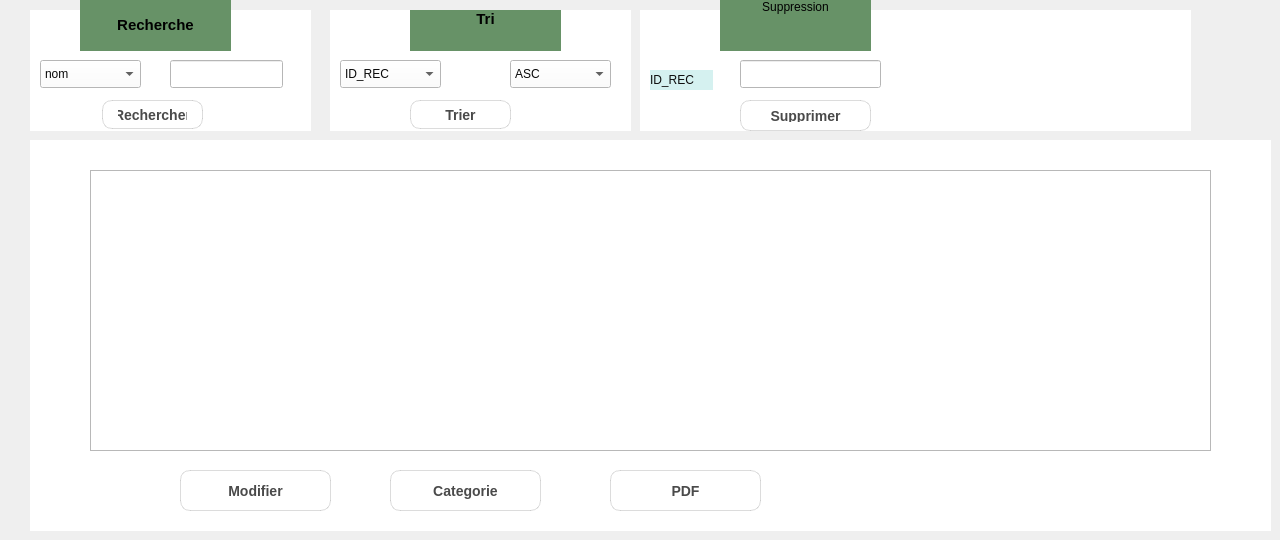
        <widget class="QWidget" name="tab_6">
         <attribute name="title">
          <string>Liste des réclamations</string>
         </attribute>
         <widget class="QLabel" name="label_19">
          <property name="geometry">
           <rect>
            <x>30</x>
            <y>140</y>
            <width>1241</width>
            <height>391</height>
           </rect>
          </property>
          <property name="styleSheet">
           <string notr="true">background-color: rgb(255, 255, 255);</string>
          </property>
          <property name="text">
           <string/>
          </property>
         </widget>
         <widget class="QTableView" name="tableView_3">
          <property name="geometry">
           <rect>
            <x>90</x>
            <y>170</y>
            <width>1121</width>
            <height>281</height>
           </rect>
          </property>
         </widget>
         <widget class="QPushButton" name="pushButton_6">
          <property name="geometry">
           <rect>
            <x>180</x>
            <y>470</y>
            <width>151</width>
            <height>41</height>
           </rect>
          </property>
          <property name="styleSheet">
           <string notr="true">QPushButton {
    background: qlineargradient(spread:pad, x1:0, y1:0, x2:1, y2:1,
                                stop:0 rgba(193, 179, 255, 200), 
                                stop:1 rgba(255, 228, 196, 200));
    color: #4A4A4A;
    border-radius: 10px;
    border: 1px solid rgba(74, 74, 74, 50);
    padding: 8px 15px;
    font-size: 14px;
    font-weight: bold;
}

QPushButton:hover {
    background: qlineargradient(spread:pad, x1:0, y1:0, x2:1, y2:1,
                                stop:0 rgba(170, 153, 255, 200), 
                                stop:1 rgba(255, 204, 153, 200));
    color: black;
}

QPushButton:pressed {
    background: rgba(193, 179, 255, 180);
}
</string>
          </property>
          <property name="text">
           <string>Modifier</string>
          </property>
         </widget>
         <widget class="QPushButton" name="pb_generate_pdf">
          <property name="geometry">
           <rect>
            <x>610</x>
            <y>470</y>
            <width>151</width>
            <height>41</height>
           </rect>
          </property>
          <property name="styleSheet">
           <string notr="true">QPushButton {
    background: qlineargradient(spread:pad, x1:0, y1:0, x2:1, y2:1,
                                stop:0 rgba(193, 179, 255, 200), 
                                stop:1 rgba(255, 228, 196, 200));
    color: #4A4A4A;
    border-radius: 10px;
    border: 1px solid rgba(74, 74, 74, 50);
    padding: 8px 15px;
    font-size: 14px;
    font-weight: bold;
}

QPushButton:hover {
    background: qlineargradient(spread:pad, x1:0, y1:0, x2:1, y2:1,
                                stop:0 rgba(170, 153, 255, 200), 
                                stop:1 rgba(255, 204, 153, 200));
    color: black;
}

QPushButton:pressed {
    background: rgba(193, 179, 255, 180);
}
</string>
          </property>
          <property name="text">
           <string>PDF</string>
          </property>
         </widget>
         <widget class="QLabel" name="label_7">
          <property name="geometry">
           <rect>
            <x>30</x>
            <y>10</y>
            <width>281</width>
            <height>121</height>
           </rect>
          </property>
          <property name="styleSheet">
           <string notr="true">background-color: rgb(255, 255, 255);</string>
          </property>
          <property name="text">
           <string/>
          </property>
         </widget>
         <widget class="QLabel" name="label_10">
          <property name="geometry">
           <rect>
            <x>330</x>
            <y>10</y>
            <width>301</width>
            <height>121</height>
           </rect>
          </property>
          <property name="styleSheet">
           <string notr="true">background-color: rgb(255, 255, 255);</string>
          </property>
          <property name="text">
           <string/>
          </property>
         </widget>
         <widget class="QLabel" name="label_13">
          <property name="geometry">
           <rect>
            <x>640</x>
            <y>10</y>
            <width>551</width>
            <height>121</height>
           </rect>
          </property>
          <property name="styleSheet">
           <string notr="true">background-color: rgb(255, 255, 255);</string>
          </property>
          <property name="text">
           <string/>
          </property>
         </widget>
         <widget class="QLabel" name="label_20">
          <property name="geometry">
           <rect>
            <x>80</x>
            <y>0</y>
            <width>151</width>
            <height>51</height>
           </rect>
          </property>
          <property name="styleSheet">
           <string notr="true">background-color: #679267;</string>
          </property>
          <property name="text">
           <string>&lt;html&gt;&lt;head/&gt;&lt;body&gt;&lt;p align=&quot;center&quot;&gt;&lt;span style=&quot; font-size:11pt; font-weight:700;&quot;&gt;Recherche&lt;/span&gt;&lt;/p&gt;&lt;/body&gt;&lt;/html&gt;</string>
          </property>
         </widget>
         <widget class="QLabel" name="label_21">
          <property name="geometry">
           <rect>
            <x>410</x>
            <y>10</y>
            <width>151</width>
            <height>41</height>
           </rect>
          </property>
          <property name="styleSheet">
           <string notr="true">background-color: #679267;</string>
          </property>
          <property name="text">
           <string>&lt;html&gt;&lt;head/&gt;&lt;body&gt;&lt;p align=&quot;center&quot;&gt;&lt;span style=&quot; font-size:11pt; font-weight:700;&quot;&gt;Tri&lt;/span&gt;&lt;/p&gt;&lt;p align=&quot;center&quot;&gt;&lt;br/&gt;&lt;/p&gt;&lt;/body&gt;&lt;/html&gt;</string>
          </property>
         </widget>
         <widget class="QLabel" name="label_25">
          <property name="geometry">
           <rect>
            <x>720</x>
            <y>0</y>
            <width>151</width>
            <height>51</height>
           </rect>
          </property>
          <property name="styleSheet">
           <string notr="true">background-color: #679267;</string>
          </property>
          <property name="text">
           <string>&lt;html&gt;&lt;head/&gt;&lt;body&gt;&lt;p align=&quot;center&quot;&gt;Suppression&lt;/p&gt;&lt;p align=&quot;center&quot;&gt;&lt;br/&gt;&lt;/p&gt;&lt;/body&gt;&lt;/html&gt;</string>
          </property>
         </widget>
         <widget class="QLabel" name="label_27">
          <property name="geometry">
           <rect>
            <x>650</x>
            <y>70</y>
            <width>63</width>
            <height>20</height>
           </rect>
          </property>
          <property name="styleSheet">
           <string notr="true">background-color: rgb(213, 241, 240);
color: rgb(13, 13, 13);
</string>
          </property>
          <property name="text">
           <string>ID_REC</string>
          </property>
         </widget>
         <widget class="QLineEdit" name="lineEditsup">
          <property name="geometry">
           <rect>
            <x>740</x>
            <y>60</y>
            <width>141</width>
            <height>28</height>
           </rect>
          </property>
          <property name="styleSheet">
           <string notr="true">background-color: rgb(255, 255, 255);
color: rgb(12, 12, 12);</string>
          </property>
         </widget>
         <widget class="QPushButton" name="pb_supprimer">
          <property name="geometry">
           <rect>
            <x>740</x>
            <y>100</y>
            <width>131</width>
            <height>31</height>
           </rect>
          </property>
          <property name="styleSheet">
           <string notr="true">QPushButton {
    background: qlineargradient(spread:pad, x1:0, y1:0, x2:1, y2:1,
                                stop:0 rgba(193, 179, 255, 200), 
                                stop:1 rgba(255, 228, 196, 200));
    color: #4A4A4A;
    border-radius: 10px;
    border: 1px solid rgba(74, 74, 74, 50);
    padding: 8px 15px;
    font-size: 14px;
    font-weight: bold;
}

QPushButton:hover {
    background: qlineargradient(spread:pad, x1:0, y1:0, x2:1, y2:1,
                                stop:0 rgba(170, 153, 255, 200), 
                                stop:1 rgba(255, 204, 153, 200));
    color: black;
}

QPushButton:pressed {
    background: rgba(193, 179, 255, 180);
}
</string>
          </property>
          <property name="text">
           <string>Supprimer</string>
          </property>
         </widget>
         <widget class="QComboBox" name="comboBoxrech">
          <property name="geometry">
           <rect>
            <x>40</x>
            <y>60</y>
            <width>101</width>
            <height>28</height>
           </rect>
          </property>
          <property name="styleSheet">
           <string notr="true">background-color: rgb(255, 255, 255);
color: rgb(7, 7, 7);</string>
          </property>
          <item>
           <property name="text">
            <string>nom</string>
           </property>
          </item>
         </widget>
         <widget class="QPushButton" name="pb_recherche">
          <property name="geometry">
           <rect>
            <x>102</x>
            <y>100</y>
            <width>101</width>
            <height>29</height>
           </rect>
          </property>
          <property name="styleSheet">
           <string notr="true">QPushButton {
    background: qlineargradient(spread:pad, x1:0, y1:0, x2:1, y2:1,
                                stop:0 rgba(193, 179, 255, 200), 
                                stop:1 rgba(255, 228, 196, 200));
    color: #4A4A4A;
    border-radius: 10px;
    border: 1px solid rgba(74, 74, 74, 50);
    padding: 8px 15px;
    font-size: 14px;
    font-weight: bold;
}

QPushButton:hover {
    background: qlineargradient(spread:pad, x1:0, y1:0, x2:1, y2:1,
                                stop:0 rgba(170, 153, 255, 200), 
                                stop:1 rgba(255, 204, 153, 200));
    color: black;
}

QPushButton:pressed {
    background: rgba(193, 179, 255, 180);
}

</string>
          </property>
          <property name="text">
           <string>Rechercher</string>
          </property>
         </widget>
         <widget class="QLineEdit" name="lineEdit_rech">
          <property name="geometry">
           <rect>
            <x>170</x>
            <y>60</y>
            <width>113</width>
            <height>28</height>
           </rect>
          </property>
          <property name="styleSheet">
           <string notr="true">background-color: rgb(255, 255, 255);
color: rgb(4, 4, 4);</string>
          </property>
         </widget>
         <widget class="QComboBox" name="comboBoxtri">
          <property name="geometry">
           <rect>
            <x>340</x>
            <y>60</y>
            <width>101</width>
            <height>28</height>
           </rect>
          </property>
          <property name="styleSheet">
           <string notr="true">background-color: rgb(255, 255, 255);
color: rgb(9, 9, 9);</string>
          </property>
          <item>
           <property name="text">
            <string>ID_REC</string>
           </property>
          </item>
         </widget>
         <widget class="QComboBox" name="comboBoxtri_2">
          <property name="geometry">
           <rect>
            <x>510</x>
            <y>60</y>
            <width>101</width>
            <height>28</height>
           </rect>
          </property>
          <property name="styleSheet">
           <string notr="true">background-color: rgb(255, 255, 255);
color: rgb(7, 7, 7);</string>
          </property>
          <item>
           <property name="text">
            <string>ASC</string>
           </property>
          </item>
          <item>
           <property name="text">
            <string>DESC</string>
           </property>
          </item>
         </widget>
         <widget class="QPushButton" name="pb_trier">
          <property name="geometry">
           <rect>
            <x>410</x>
            <y>100</y>
            <width>101</width>
            <height>29</height>
           </rect>
          </property>
          <property name="styleSheet">
           <string notr="true">QPushButton {
    background: qlineargradient(spread:pad, x1:0, y1:0, x2:1, y2:1,
                                stop:0 rgba(193, 179, 255, 200), 
                                stop:1 rgba(255, 228, 196, 200));
    color: #4A4A4A;
    border-radius: 10px;
    border: 1px solid rgba(74, 74, 74, 50);
    padding: 8px 15px;
    font-size: 14px;
    font-weight: bold;
}

QPushButton:hover {
    background: qlineargradient(spread:pad, x1:0, y1:0, x2:1, y2:1,
                                stop:0 rgba(170, 153, 255, 200), 
                                stop:1 rgba(255, 204, 153, 200));
    color: black;
}

QPushButton:pressed {
    background: rgba(193, 179, 255, 180);
}

</string>
          </property>
          <property name="text">
           <string>Trier</string>
          </property>
         </widget>
         <widget class="QPushButton" name="lineEdit_categorie">
          <property name="geometry">
           <rect>
            <x>390</x>
            <y>470</y>
            <width>151</width>
            <height>41</height>
           </rect>
          </property>
          <property name="styleSheet">
           <string notr="true">QPushButton {
    background: qlineargradient(spread:pad, x1:0, y1:0, x2:1, y2:1,
                                stop:0 rgba(193, 179, 255, 200), 
                                stop:1 rgba(255, 228, 196, 200));
    color: #4A4A4A;
    border-radius: 10px;
    border: 1px solid rgba(74, 74, 74, 50);
    padding: 8px 15px;
    font-size: 14px;
    font-weight: bold;
}

QPushButton:hover {
    background: qlineargradient(spread:pad, x1:0, y1:0, x2:1, y2:1,
                                stop:0 rgba(170, 153, 255, 200), 
                                stop:1 rgba(255, 204, 153, 200));
    color: black;
}

QPushButton:pressed {
    background: rgba(193, 179, 255, 180);
}
</string>
          </property>
          <property name="text">
           <string>Categorie</string>
          </property>
         </widget>
        </widget>
